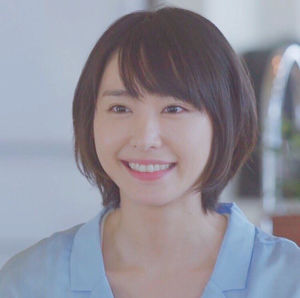
#> input picture server/data/aragaki_00.jpeg, 300 x 298 px
$ jupyter execute --allow-errors face_change.ipynb   (shell and % lines are left out)
#> lines starting #> are read from the running program, lines starting #| are printed output that depends on the picture; after the words box and inside, x2 and y2 are one past the last pixel; in counts of white or black regions, pixels touching at a corner belong together
# 画像から顔を切り出す

[cell 1]
import numpy as np
import cv2 # opencv-python
import matplotlib.pyplot as plt
import requests
import urllib

## データの読み込みなど

[cell 2]
img1_path = "../data/aragaki_00.jpeg"
img2_path = "../data/hoshino_01.jpg"
img1 = cv2.imread(img1_path)
#> img1 is the input picture: shape (298, 300, 3); mean B, G, R 154.2, 143.1, 144.4
img2 = cv2.imread(img2_path)
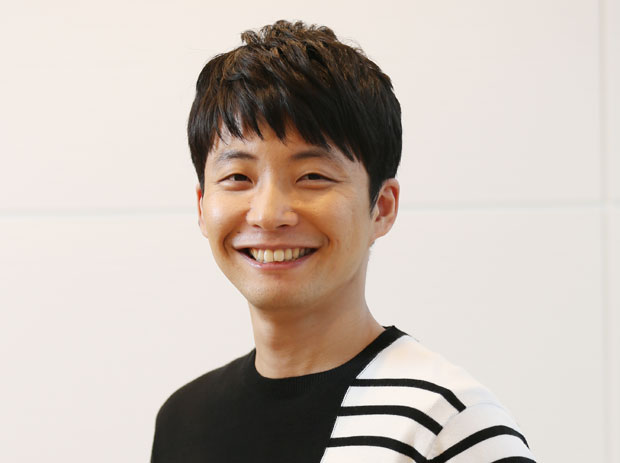
#> input picture server/data/hoshino_01.jpg, 620 x 463 px
#> img2 is the input picture: shape (463, 620, 3); mean B, G, R 181.9, 189.8, 200.7

# 顔の特徴量を読み込む
face_cascade = cv2.CascadeClassifier('../data/haarcascade_frontalface_default.xml')
# eye_cascade = cv2.CascadeClassifier('haarcascade_eye.xml')

img1_gray = cv2.cvtColor(img1, cv2.COLOR_BGR2GRAY)
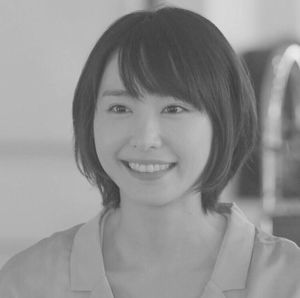
#> img1_gray: shape (298, 300); min 54, max 234, mean 144.7
img2_gray = cv2.cvtColor(img2, cv2.COLOR_BGR2GRAY)
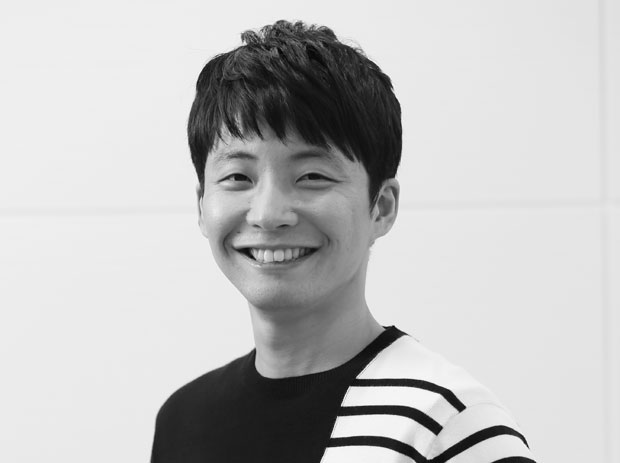
#> img2_gray: shape (463, 620); min 1, max 255, mean 192.1

[cell 3]
# 画像を複数プロットする
def plot_img_list(img_list):
    for img in img_list:
        plt.imshow(img)
        plt.show()
#> this loop made 4 passes

[cell 4]
plot_img_list([img1, img2, img1_gray, img2_gray])

## 顔の切り出し (グレースケールで顔認識)

[cell 5]
img1_faces = face_cascade.detectMultiScale(img1_gray, 1.3, 5)
#> img1_faces = [[86, 65, 129, 129]]
for (x1, y1, w1, h1) in img1_faces:
#     cv2.rectangle(img1,(x1,y1),(x1+w1,y1+h1),(255,0,0),2)
    img1_roi_gray = img1_gray[y1:y1+h1, x1:x1+w1]
    img1_roi_color = img1[y1:y1+h1, x1:x1+w1]
#> this loop made 1 pass
#> pass 1, `img1_roi_gray = img1_gray[y1:y1+h1, x1:x1+w1]`:
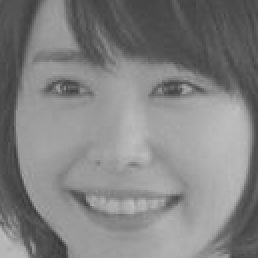
#> img1_roi_gray: shape (129, 129) (shown 2 times larger); min 54, max 192, mean 129.9
#> pass 1, `img1_roi_color = img1[y1:y1+h1, x1:x1+w1]`:
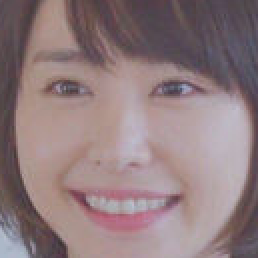
#> img1_roi_color: shape (129, 129, 3) (shown 2 times larger); mean B, G, R 126.2, 123.5, 144
plot_img_list([img1, img1_roi_gray, img1_roi_color])
#> the loop in plot_img_list (call 2), `for img in img_list:` made 3 passes

img2_faces = face_cascade.detectMultiScale(img2_gray, 1.3, 5)
#> img2_faces = [[177, 102, 198, 198]]
for (x2, y2, w2, h2) in img2_faces:
#     cv2.rectangle(img2,(x2,y2),(x2+w2,y2+h2),(255,0,0),2)
    img2_roi_gray = img2_gray[y2:y2+h2, x2:x2+w2]
    img2_roi_color = img2[y2:y2+h2, x2:x2+w2]
#> this loop made 1 pass
#> pass 1, `img2_roi_gray = img2_gray[y2:y2+h2, x2:x2+w2]`:
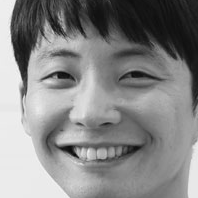
#> img2_roi_gray: shape (198, 198); min 8, max 249, mean 134.4
#> pass 1, `img2_roi_color = img2[y2:y2+h2, x2:x2+w2]`:
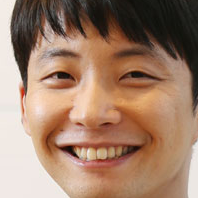
#> img2_roi_color: shape (198, 198, 3); mean B, G, R 106.1, 127.1, 159.7
plot_img_list([img2, img2_roi_gray, img2_roi_color])

[cell 6]
img1_faces = face_cascade.detectMultiScale(img1, 1.3, 5)
for (x1, y1, w1, h1) in img1_faces:
#     cv2.rectangle(img1,(x1,y1),(x1+w1,y1+h1),(255,0,0),2)
    img1_roi_gray = img1_gray[y1:y1+h1, x1:x1+w1]
    img1_roi_color = img1[y1:y1+h1, x1:x1+w1]
plot_img_list([img1, img1_roi_gray, img1_roi_color])

img2_faces = face_cascade.detectMultiScale(img2, 1.3, 5)
for (x2, y2, w2, h2) in img2_faces:
#     cv2.rectangle(img2,(x2,y2),(x2+w2,y2+h2),(255,0,0),2)
    img2_roi_gray = img2_gray[y2:y2+h2, x2:x2+w2]
    img2_roi_color = img2[y2:y2+h2, x2:x2+w2]
plot_img_list([img2, img2_roi_gray, img2_roi_color])

[cell 7]
hoshino_aragaki = img2
aragaki_face = img1[y1:y1+h1, x1:x1+w1]
hoshino_face = img2[y2:y2+h2, x2:x2+w2]
aragaki_face = cv2.resize(aragaki_face, (hoshino_face.shape[:2]))
hoshino_aragaki[y2:y2+h2, x2:x2+w2] = aragaki_face
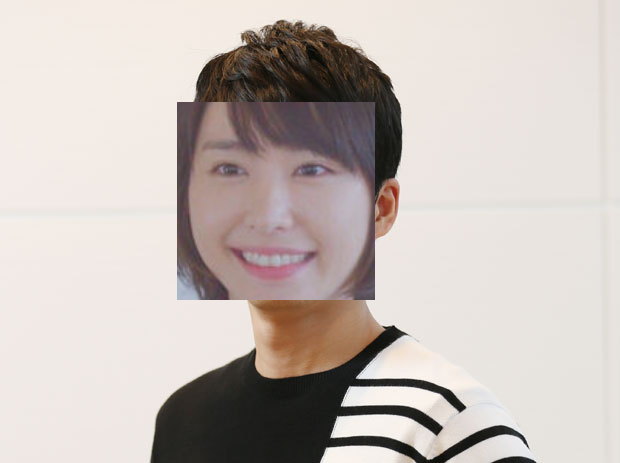
#> hoshino_aragaki: shape (463, 620, 3); 13.66% of pixels changed, all inside (x1, y1, x2, y2) = (177, 102, 375, 300)
plot_img_list([hoshino_aragaki])

[cell 8]
cv2.imwrite("../data/hoshino_aragaki.jpg", hoshino_aragaki)
#> Out = True

#> (a cell that did not finish here is left out)

#> (a cell that did not finish here is left out)

[cell 11]
def url_to_image(url):
    resp = urllib.request.urlopen(url)
    image = np.asarray(bytearray(resp.read()), dtype="uint8")
    image = cv2.imdecode(image, cv2.IMREAD_COLOR)
    return image

[cell 12]
img1 = cv2.imread(img1_path)
#> (the rest of this cell did not finish here and is left out)

[cell 13]
for (x2, y2, w2, h2) in img2_faces:
    print((x2, y2, w2, h2))

[cell 14]
img1_faces
#> Out = [[86, 65, 129, 129]]

[cell 15]
hoshino_aragaki = img2
aragaki_face = img1[y1:y1+h1, x1:x1+w1]
hoshino_face = img2[y2:y2+h2, x2:x2+w2]
aragaki_face = cv2.resize(aragaki_face, (hoshino_face.shape[:2]))
hoshino_aragaki[y2:y2+h2, x2:x2+w2] = aragaki_face
plot_img_list([hoshino_aragaki])
